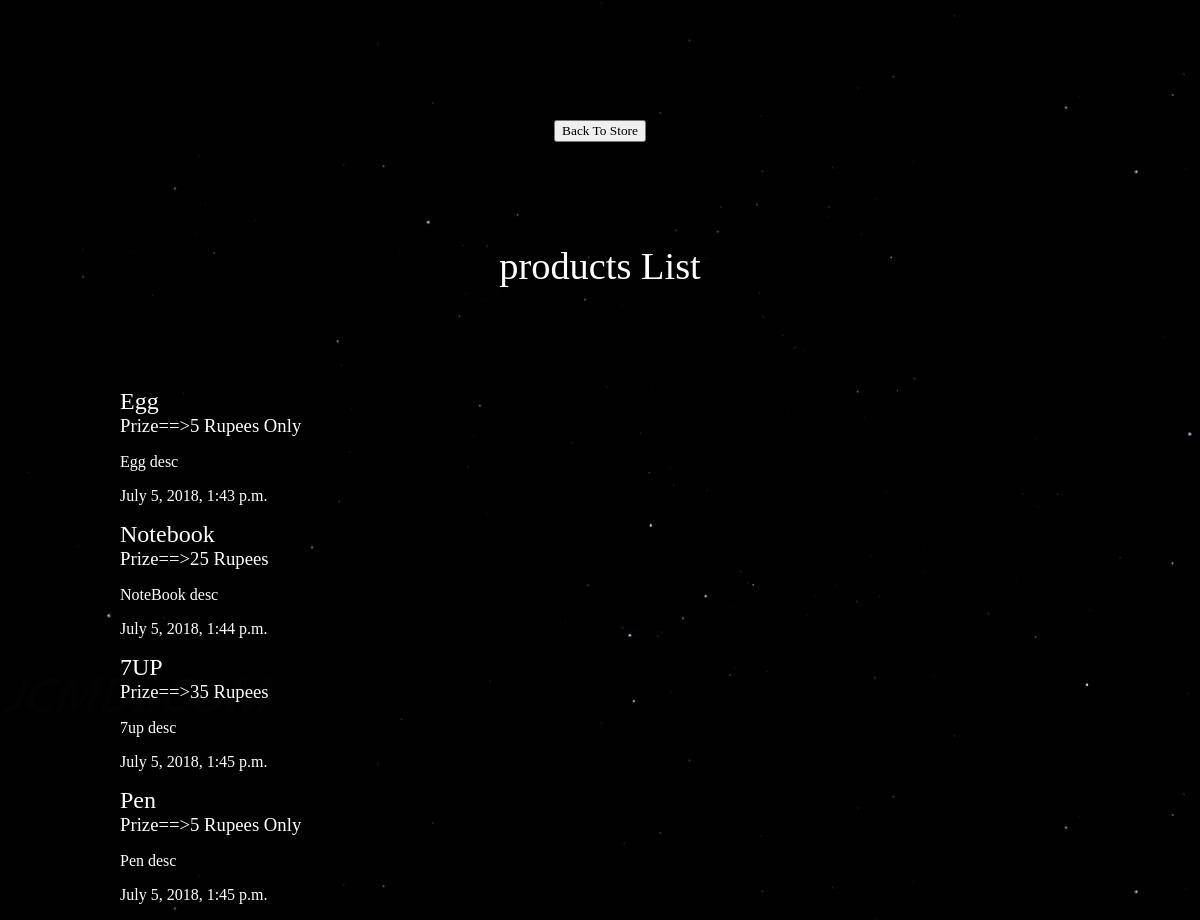
/store/, run on the app's committed database.
### store/models.py (models this page shows, shortened)
class Store(models.Model):
    name = models.CharField(max_length=100)
    slug = models.SlugField()
    desc = models.TextField()
    date = models.DateTimeField(auto_now_add=True)
    prize = models.IntegerField()
    thump = models.ImageField(default='default.jpeg', blank=True)
    seller = models.ForeignKey(User,default=None)

### store/views.py (the view)
def product_list(request):
    products = Store.objects.all().order_by('date')
    return render(request,'store/product_list.html',{ 'product':products })#render(request(always),path)#last create a dictionary to send data to templates

### store/templates/store/product_list.html (shortened to what this page needs)
{% extends 'base_layout.html' %}
{% block content %}
 {% load static from staticfiles %}
    <h1>products List</h1>
    <div class="products">
      {% for prod in product %}
        <div class="prod">
          <h2><a href="{% url 'store:detail' slug=prod.slug %}">{{ prod.name }}</a></h2>
          <h3>Prize==>{{ prod.prize }} Rupees
            {% if prod.prize < 10 %}
               Only
            {% endif %}
            </h3>
          <p>{{ prod.desc }}
          <p>{{ prod.date }}</p>
        </div>
      {% endfor %}
    </div>
{% endblock %}

### templates/base_layout.html (shortened to what this page needs)
{% load static from staticfiles %}
<!DOCTYPE html>
<html>
  <head>
    <link rel="stylesheet" href="{% static 'styles.css' %}">
  </head>
  <body>
    <div class="wrapper">
      <h1><a href="{% url 'store:list' %}"><input type="button" value="Back To Store" text-align="left"></a></h1>
      {% block content %}{% endblock %}
    </div>
  </body>
</html>

### assets/styles.css (style rules this page uses)
body { background-color: #0f121f; background-image: url(/static/imgb1.jpg); background-repeat-y: no-repeat; color: #fff; }
body * { font-family: Ubuntu; }
h1, h2, h3, h4, h5 { font-weight: normal; margin: 0; }
a, a:hover, a:visited { color: #fff; text-decoration: none; }
.wrapper { max-width: 960px; margin: 0 auto; }
div.wrapper > h1 { text-align: center; margin: 100px auto; font-size: 2.4em }

### data on the page
Store: name "Egg", prize "5", shows "Only", desc "Egg desc", date "July 5, 2018, 1:43 p.m."
Store: name "Notebook", prize "25", desc "NoteBook desc", date "July 5, 2018, 1:44 p.m."
Store: name "7UP", prize "35", desc "7up desc", date "July 5, 2018, 1:45 p.m."
Store: name "Pen", prize "5", shows "Only", desc "Pen desc", date "July 5, 2018, 1:45 p.m."
